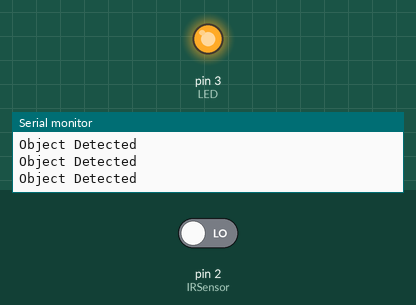
Simulated run of this sketch. Board: Arduino Uno, built with avr-gcc and run on an emulated ATmega328P. On the bench: output pins drawn as LEDs (lit = HIGH), the last lines printed to the serial monitor. The test bench sets the inputs (shaded band); at power-on: pin 2 (IRSensor) LOW.

Above: at 1.2 s.
1.3 s: pin 2 (IRSensor) driven HIGH
At 2.6 s:
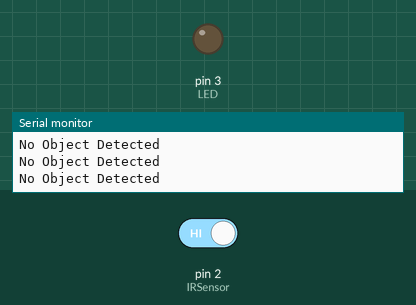
2.9 s: pin 2 (IRSensor) driven LOW
At 3.9 s:
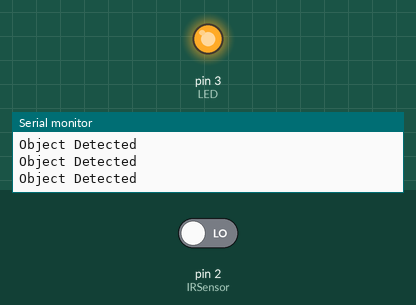
Timing chart, 0 to 5.9 s (numbered marks = the images above; inputs shaded):
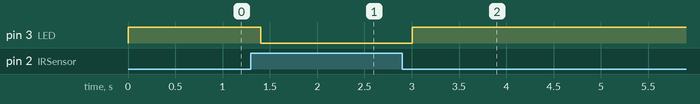

The sketch:

proximity.ino
```cpp
// IR Proximity Sensor with Arduino

int IRSensor = 2;  // IR sensor connected to pin 2
int LED = 3;       // LED connected to pin 3

void setup() {
  Serial.begin(115200);  // Start serial communication
  Serial.println("IR Sensor Ready");

  pinMode(IRSensor, INPUT);  // Set IR sensor pin as input
  pinMode(LED, OUTPUT);      // Set LED pin as output
}

void loop() {
  int sensorStatus = digitalRead(IRSensor);  // Read IR sensor value

  if (sensorStatus == HIGH)  // No object detected
  {
    digitalWrite(LED, LOW);  // Turn LED OFF
    Serial.println("No Object Detected");
  } else  // Object detected
  {
    digitalWrite(LED, HIGH);  // Turn LED ON
    Serial.println("Object Detected");
  }

  delay(200);  // Small delay for stability
}
```

Measured:
- after the input at 1.3 s, pin 3 (LED): HIGH → LOW after 0.10 s
- after the input at 2.9 s, pin 3 (LED): LOW → HIGH after 0.10 s
